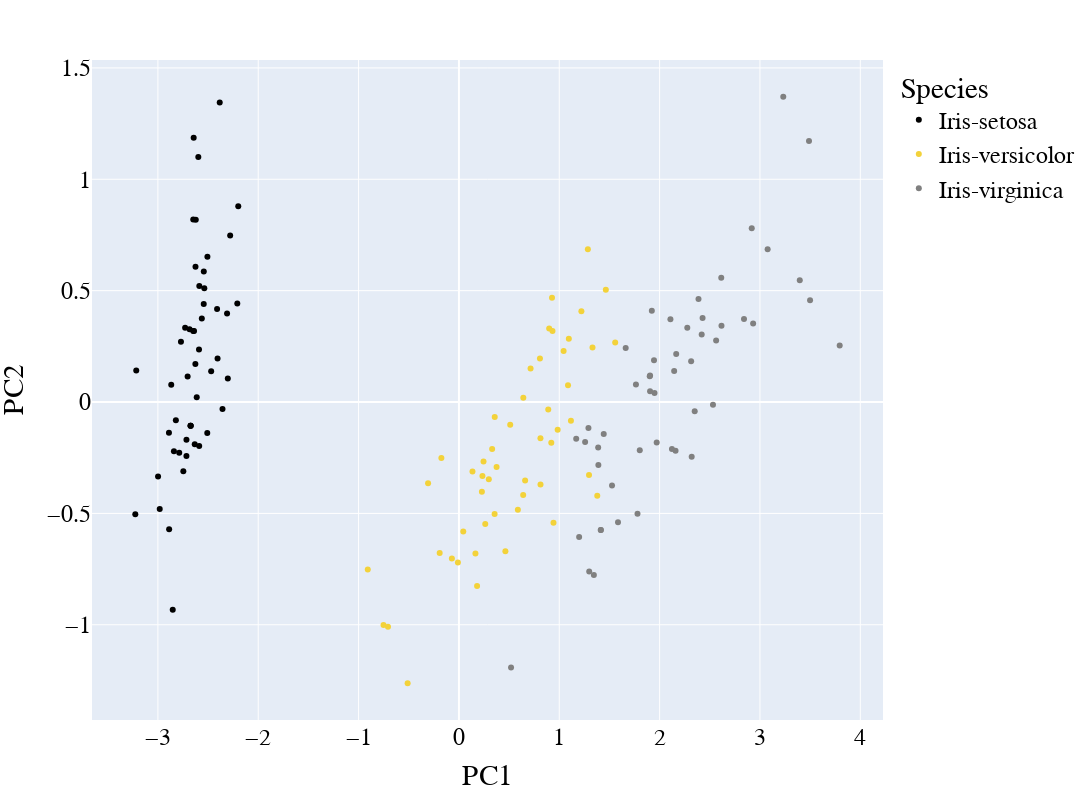

Notebook cell for this chart:
### Code cell
import numpy as np
import matplotlib.pyplot as plt
from sklearn.decomposition import PCA
import matplotlib
import plotly.graph_objects as go

# Load the Iris dataset
iris_data = pd.read_csv(r'../input/iris-data/Iris.csv')
iris_data.dropna(how="all", inplace=True) # drops the empty lines

# define X
X = iris_data[["PetalLengthCm", "PetalWidthCm", "SepalLengthCm", "SepalWidthCm"]]

# fit PCA and transform X
pca = PCA(n_components=2).fit(X)
X_transform = pca.transform(X)
iris_data_trans = pd.DataFrame(X_transform).assign(Species = iris_data.Species).rename(columns={0:"PC1", 1:"PC2"})

# plot 2d plot
color_discrete_map = {iris_data.Species.unique()[0]: "black", iris_data.Species.unique()[1]: "#f3d23a", iris_data.Species.unique()[2]:"grey"}
fig = px.scatter(iris_data_trans, x="PC1", y="PC2", color="Species", color_discrete_map = color_discrete_map)

fig.update_layout(
    font=dict(
        family="Arial",
        size=24,  # Set the font size here
        color="Black"
    ),
    showlegend=True,
    width=1200,
    height=800,
)

### Figure 1 — Plotly figure (JSON) as saved in the notebook; plotly's stock layout.template omitted (floating-point values rounded to 4 significant figures)
{"data": [{"hovertemplate": "Species=Iris-setosa<br>PC1=%{x}<br>PC2=%{y}<extra></extra>", "legendgroup": "Iris-setosa", "marker": {"color": "black", "symbol": "circle"}, "mode": "markers", "name": "Iris-setosa", "orientation": "v", "showlegend": true, "type": "scatter", "x": [-2.684, -2.715, -2.89, -2.746, -2.729, -2.28, -2.821, -2.626, -2.888, -2.674, -2.507, -2.613, -2.787, -3.225, -2.644, -2.384, -2.623, -2.648, -2.199, -2.587, -2.311, -2.543, -3.216, -2.303, -2.356, -2.508, -2.469, -2.562, -2.64, -2.633, -2.588, -2.41, -2.648, -2.597, -2.674, -2.867, -2.625, -2.674, -2.982, -2.59, -2.77, -2.852, -2.998, -2.406, -2.209, -2.716, -2.538, -2.84, -2.543, -2.704], "xaxis": "x", "y": [0.3266, -0.1696, -0.1373, -0.3111, 0.3339, 0.7478, -0.0821, 0.1704, -0.5708, -0.1067, 0.6519, 0.02152, -0.2277, -0.5033, 1.186, 1.345, 0.8181, 0.3191, 0.8792, 0.5205, 0.3979, 0.44, 0.1416, 0.1055, -0.03121, -0.1391, 0.1379, 0.3747, 0.3193, -0.1901, -0.1974, 0.4181, 0.82, 1.1, -0.1067, 0.07719, 0.6068, -0.1067, -0.4803, 0.2361, 0.2711, -0.9329, -0.3343, 0.1959, 0.4427, -0.2427, 0.5104, -0.2206, 0.5863, 0.115], "yaxis": "y"}, {"hovertemplate": "Species=Iris-versicolor<br>PC1=%{x}<br>PC2=%{y}<extra></extra>", "legendgroup": "Iris-versicolor", "marker": {"color": "#f3d23a", "symbol": "circle"}, "mode": "markers", "name": "Iris-versicolor", "orientation": "v", "showlegend": true, "type": "scatter", "x": [1.285, 0.9324, 1.464, 0.181, 1.087, 0.6404, 1.095, -0.7515, 1.043, -0.01019, -0.5111, 0.5111, 0.2623, 0.984, -0.1749, 0.9276, 0.6596, 0.2345, 0.9424, 0.04325, 1.116, 0.3568, 1.296, 0.9205, 0.714, 0.8996, 1.331, 1.557, 0.8125, -0.3073, -0.07034, -0.1919, 0.135, 1.379, 0.5873, 0.8072, 1.22, 0.8129, 0.2452, 0.1645, 0.463, 0.8902, 0.2289, -0.7071, 0.3555, 0.3311, 0.3752, 0.6417, -0.9085, 0.2978], "xaxis": "x", "y": [0.6854, 0.3192, 0.5042, -0.8256, 0.07539, -0.4173, 0.2839, -1.001, 0.229, -0.7206, -1.262, -0.1023, -0.5479, -0.1244, -0.2518, 0.4682, -0.352, -0.3319, -0.5418, -0.5815, -0.08421, -0.06682, -0.3276, -0.1824, 0.1504, 0.3296, 0.2447, 0.2674, -0.1623, -0.3651, -0.7025, -0.6775, -0.3117, -0.4212, -0.4833, 0.1951, 0.408, -0.3707, -0.2667, -0.6797, -0.6695, -0.03381, -0.4023, -1.008, -0.5032, -0.2112, -0.2916, 0.01907, -0.7516, -0.347], "yaxis": "y"}, {"hovertemplate": "Species=Iris-virginica<br>PC1=%{x}<br>PC2=%{y}<extra></extra>", "legendgroup": "Iris-virginica", "marker": {"color": "grey", "symbol": "circle"}, "mode": "markers", "name": "Iris-virginica", "orientation": "v", "showlegend": true, "type": "scatter", "x": [2.532, 1.414, 2.616, 1.971, 2.35, 3.397, 0.5194, 2.932, 2.32, 2.918, 1.662, 1.802, 2.165, 1.345, 1.585, 1.905, 1.949, 3.489, 3.795, 1.298, 2.428, 1.198, 3.499, 1.388, 2.276, 2.614, 1.258, 1.291, 2.123, 2.388, 2.841, 3.232, 2.159, 1.443, 1.78, 3.077, 2.145, 1.905, 1.169, 2.108, 2.314, 1.922, 1.414, 2.563, 2.419, 1.944, 1.526, 1.764, 1.902, 1.39], "xaxis": "x", "y": [-0.01184, -0.5749, 0.3419, -0.1811, -0.04188, 0.5472, -1.191, 0.3524, -0.2455, 0.7804, 0.242, -0.2162, 0.2153, -0.7764, -0.5393, 0.1188, 0.04073, 1.172, 0.2533, -0.761, 0.3768, -0.6056, 0.4568, -0.204, 0.3334, 0.5584, -0.1791, -0.1164, -0.2109, 0.4625, 0.3727, 1.371, -0.2183, -0.1438, -0.5015, 0.6858, 0.1389, 0.04805, -0.1645, 0.3715, 0.1826, 0.4093, -0.5749, 0.276, 0.3035, 0.1874, -0.375, 0.07852, 0.1159, -0.2829], "yaxis": "y"}], "layout": {"font": {"color": "Black", "family": "Arial", "size": 24}, "height": 800, "legend": {"title": {"text": "Species"}, "tracegroupgap": 0}, "margin": {"t": 60}, "showlegend": true, "width": 1200, "xaxis": {"anchor": "y", "domain": [0, 1], "title": {"text": "PC1"}}, "yaxis": {"anchor": "x", "domain": [0, 1], "title": {"text": "PC2"}}}}
